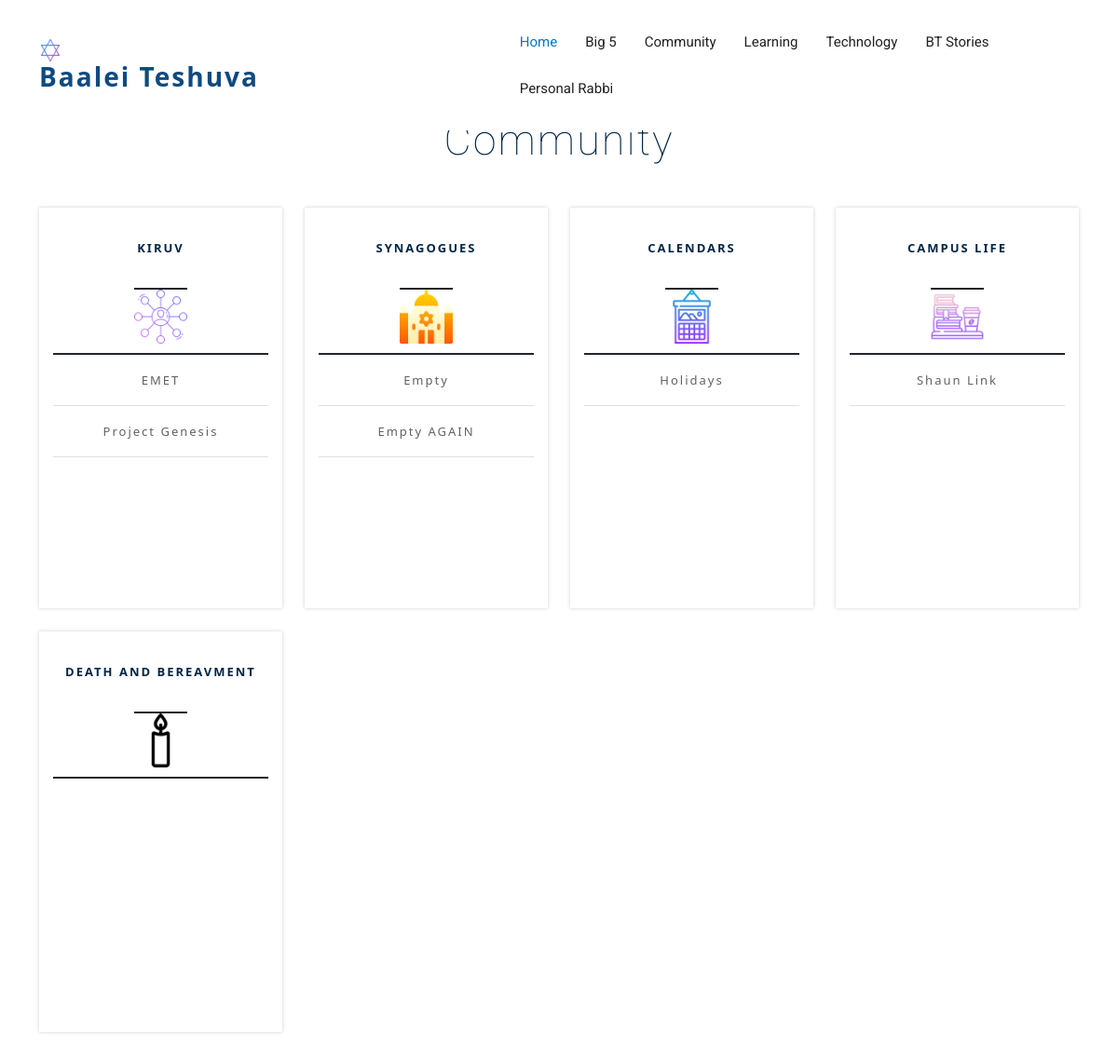
Before: /community/ with the older database file.
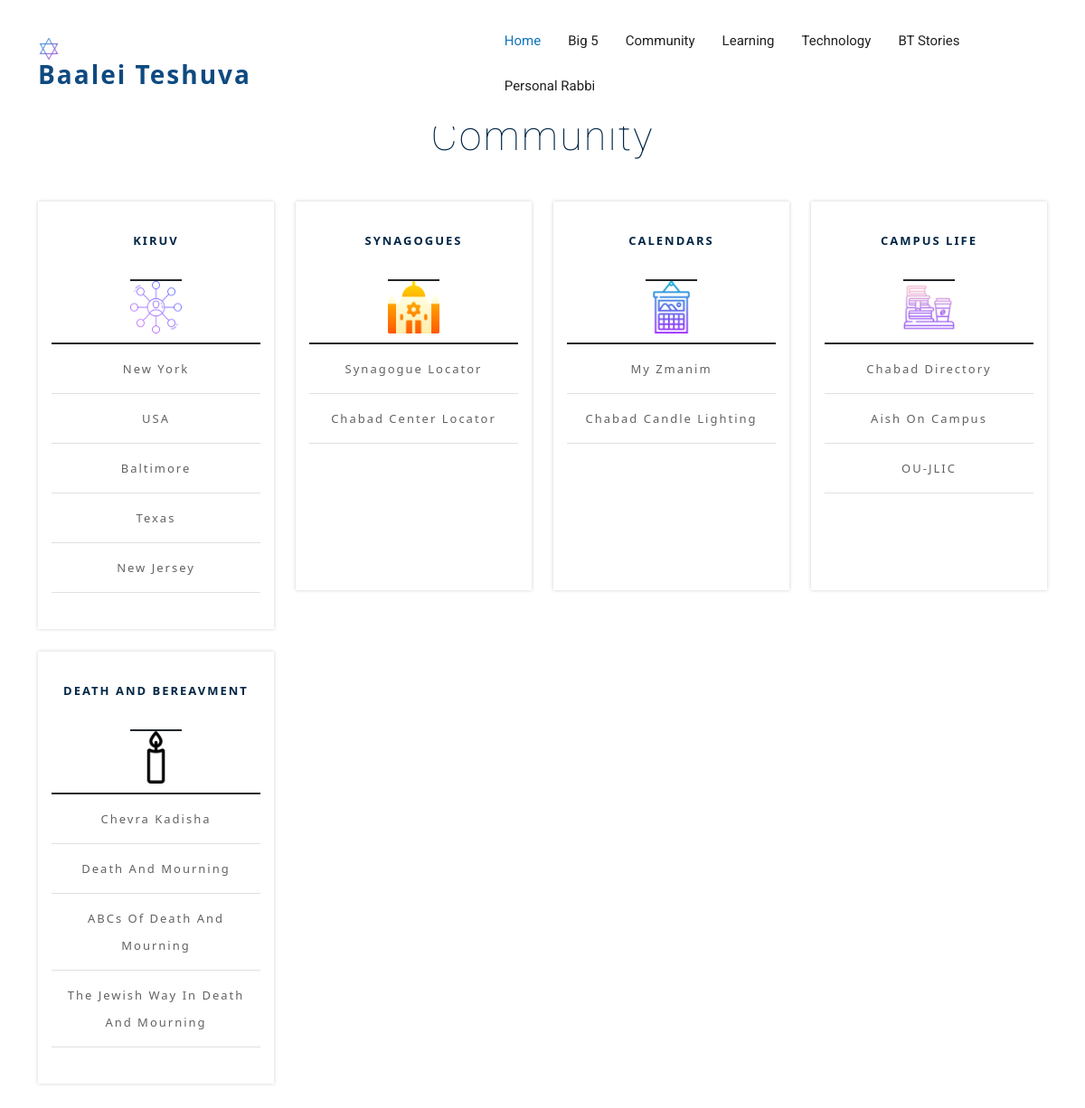
After: the same page with the newer database file.
### baaleit/models.py (models this page shows, shortened)
class Community(models.Model):
  nameChoices = (('Kiruv', 'kiruv'), ('Synagogues', 'synagogues'), ('Calendars', 'calendars'), ('Campus Life', 'campus life'), ('Death and Bereavment', 'death and bereavment'))
  name = models.CharField(max_length=60, choices=nameChoices)
  namesub = models.CharField(max_length=60, default='Empty')
  link = models.URLField(max_length = 200, default='No Link')
  submenu = models.BooleanField(default=False)
  class Meta:
    verbose_name_plural = 'Community'

### baaleit/views.py (the view)
# urls.py: path('community/', views.community, name='community'),
def community(request):
  community = Community.objects.all()
  sublinkcommunity = SublinkCommunity.objects.all()
  return render(request, 'community.html', {'community': community, 'sublinkcommunity': sublinkcommunity})

### baaleit/templates/community.html (shortened to what this page needs)
{% extends 'base.html' %}
{% load static %}
{% block content %}
<section id="pricing" class="padd-section text-cente">
  <div class="container" data-aos="fade-up">
    <div class="section-title text-center">
      <h2>Community</h2>
    </div>
    <div class="row" data-aos="fade-up" data-aos-delay="100">
      <div class="col-md-6 col-lg-3">
        <div class="block-pricing">
          <div class="table">
            <h4>Kiruv</h4>
            <img src="{% static 'assets/img/network.png' %}" style="width: 25%;" class="img-fluid" alt="">
            <ul class="list-unstyled">
              {% for thing in community %}
              {% if thing.name == 'Kiruv' and thing.submenu == True%}
              <a href="./communitytopic/{{thing.id}}"><li>{{thing.namesub}}</li></a>
              {% elif thing.name == 'Kiruv' and thing.submenu == False %}
              <a href="{{thing.link}}"><li>{{thing.namesub}}</li></a>
              {% endif %}
              {% endfor %}
            </ul>
          </div>
        </div>
      </div>
      <div class="col-md-6 col-lg-3">
        <div class="block-pricing">
          <div class="table">
            <h4>Synagogues</h4>
            <img src="{% static 'assets/img/synagogue (2).png' %}" style="width: 25%;" class="img-fluid" alt="">
            <ul class="list-unstyled">
              {% for thing in community %}
              {% if thing.name == 'Synagogues' and thing.submenu == True%}
              <a href="./communitytopic/{{thing.id}}"><li>{{thing.namesub}}</li></a>
              {% elif thing.name == 'Synagogues' and thing.submenu == False %}
              <a href="{{thing.link}}"><li>{{thing.namesub}}</li></a>
              {% endif %}
              {% endfor %}
            </ul>
          </div>
        </div>
      </div>
      <div class="col-md-6 col-lg-3">
        <div class="block-pricing">
          <div class="table">
            <h4>Calendars</h4>
            <img src="{% static 'assets/img/wall-calendar.png' %}" style="width: 25%;" class="img-fluid" alt="">
            <ul class="list-unstyled">
              {% for thing in community %}
              {% if thing.name == 'Calendars' and thing.submenu == True%}
              <a href="./communitytopic/{{thing.id}}"><li>{{thing.namesub}}</li></a>
              {% elif thing.name == 'Calendars' and thing.submenu == False %}
              <a href="{{thing.link}}"><li>{{thing.namesub}}</li></a>
              {% endif %}
              {% endfor %}
            </ul>
          </div>
        </div>
      </div>
      <div class="col-md-6 col-lg-3">
        <div class="block-pricing">
          <div class="table">
            <h4>Campus Life</h4>
            <img src="{% static 'assets/img/reading.png' %}" style="width: 25%;" class="img-fluid" alt="">
            <ul class="list-unstyled">
              {% for thing in community %}
              {% if thing.name == 'Campus Life' and thing.submenu == True%}
              <a href="./communitytopic/{{thing.id}}"><li>{{thing.namesub}}</li></a>
              {% elif thing.name == 'Campus Life' and thing.submenu == False %}
              <a href="{{thing.link}}"><li>{{thing.namesub}}</li></a>
              {% endif %}
              {% endfor %}
            </ul>
          </div>
        </div>
      </div>
      <div class="col-md-6 col-lg-3">
        <div class="block-pricing">
          <div class="table">
            <h4>Death and Bereavment</h4>
            <img src="{% static 'assets/img/candle.png' %}" style="width: 25%;" class="img-fluid" alt="">
            <ul class="list-unstyled">
              {% for thing in community %}
              {% if thing.name == 'Death and Bereavment' and thing.submenu == True%}
              <a href="./communitytopic/{{thing.id}}"><li>{{thing.namesub}}</li></a>
              {% elif thing.name == 'Death and Bereavment' and thing.submenu == False %}
              <a href="{{thing.link}}"><li>{{thing.namesub}}</li></a>
              {% endif %}
              {% endfor %}
            </ul>
          </div>
        </div>
      </div>
    </div>
  </div>
</section>
{% endblock %}

Changed rows visible on the page:
removed Community: namesub "Holidays", shown under "CALENDARS"
changed Community: namesub "EMET" → "New York"
changed Community: submenu False → True (drawn); namesub "Project Genesis" → "USA"
added Community: namesub "Baltimore", shown under "KIRUV"
added Community: namesub "Texas", shown under "KIRUV"
added Community: namesub "New Jersey", shown under "KIRUV"
changed Community: namesub "Empty" → "Synagogue Locator"
changed Community: namesub "Empty AGAIN" → "Chabad Center Locator"
added Community: namesub "My Zmanim", shown under "CALENDARS"
added Community: namesub "Chabad Candle Lighting", shown under "CALENDARS"
changed Community: submenu False → True (drawn); namesub "Shaun Link" → "Chabad Directory"
added Community: namesub "Aish On Campus", shown under "CAMPUS LIFE"
added Community: namesub "OU-JLIC", shown under "CAMPUS LIFE"
added Community: namesub "Chevra Kadisha", shown under "DEATH AND BEREAVMENT"
added Community: namesub "Death And Mourning", shown under "DEATH AND BEREAVMENT"
added Community: namesub "ABCs Of Death And Mourning", shown under "DEATH AND BEREAVMENT"
added Community: namesub "The Jewish Way In Death And Mourning", shown under "DEATH AND BEREAVMENT"
